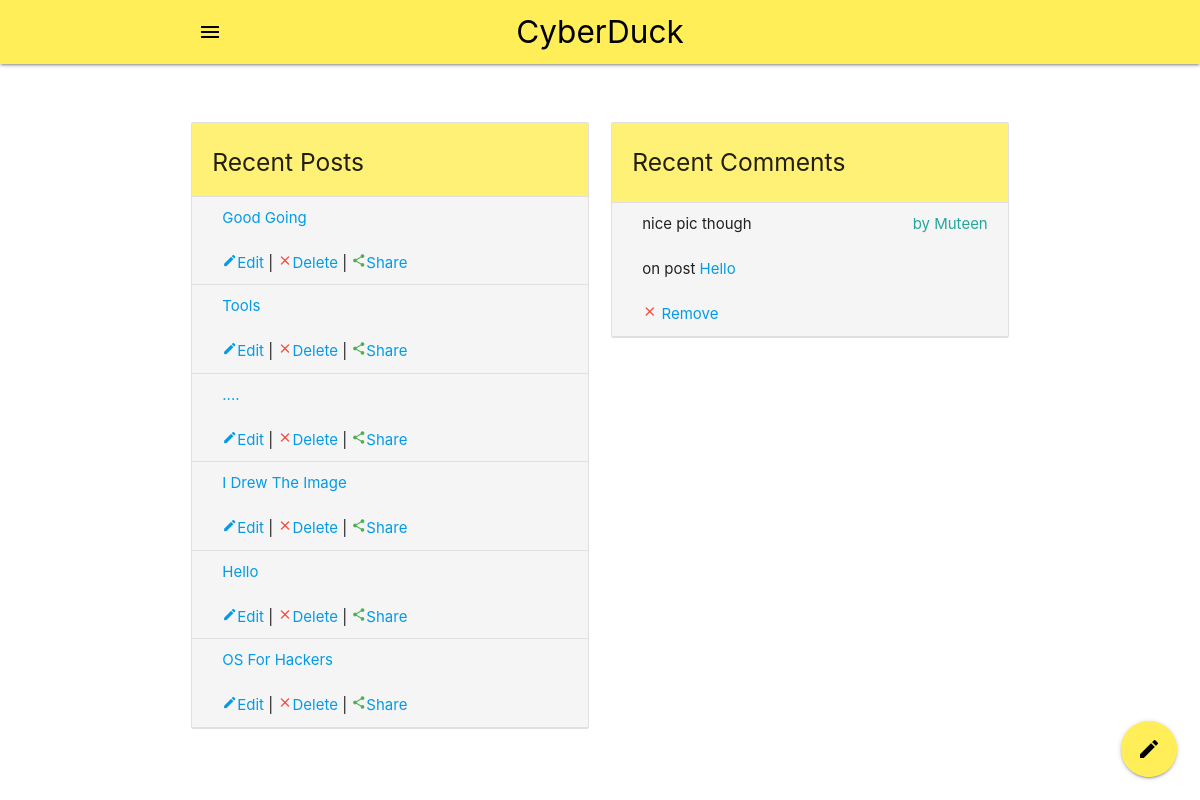
/admin/dashboard.php (signed in), run on the app's committed database.
### tables this page shows
CREATE TABLE `posts` (
  `id` int(20) NOT NULL,
  `title` varchar(255) NOT NULL,
  `content` text NOT NULL,
  `author` varchar(200) DEFAULT NULL,
  `feature_image` varchar(200) DEFAULT NULL,
  `views` int(30) NOT NULL DEFAULT 0
);

CREATE TABLE `comments` (
  `id` int(20) NOT NULL,
  `post_id` int(20) NOT NULL,
  `comment_text` text NOT NULL,
  `name` varchar(255) NOT NULL
);

### admin/dashboard.php (the view, shortened to what this page needs)
<?php
if(isset($_SESSION['mail']))
{
?>
<!DOCTYPE html>
<html lang="en">
<head>
  <link rel="stylesheet" href="../css/materialize.min.css" type="text/css">
  <link rel="stylesheet" href="../css/materialize.css" type="text/css">
  <link rel="stylesheet" href="https://cdnjs.cloudflare.com/ajax/libs/materialize/1.0.0/css/materialize.min.css">
  <link rel="stylesheet" href="https://cdnjs.cloudflare.com/ajax/libs/font-awesome/4.7.0/css/font-awesome.min.css">
  <link type="text/css" rel="stylesheet" href="css/main.css" />
</head>
<body>
  <?php
    include "includes/navbar.php";
  ?>
  <div class="container">
    <div class="row">
      <div class="col l6 m6 s12">
        <ul class="collection with-header">
          <li class="collection-header #fff176 yellow lighten-2">
            <h5>Recent Posts</h5>
          </li>
          <?php
            $mail = $_SESSION['mail'];
            $sql2 = "select * from users where email = '$mail'";
            $res2 = mysqli_query($conn, $sql2);
            $fetch = mysqli_fetch_assoc($res2);
            $user = $fetch['username'];
            $sql = "select * from posts where author = '$user' order by id desc ";
            $res = mysqli_query($conn, $sql);
            if(mysqli_num_rows($res) > 0)
            {
                $x = array(1,2,3,4,5,6);
                foreach($x as $i)
                {
                  if($i <= mysqli_num_rows($res))
                  {
                    $row = mysqli_fetch_assoc($res);
          ?>
          <li class="collection-item #f5f5f5 grey lighten-4">
            <a href="../post.php?id=<?php echo $row['id']?>"> <?php echo ucwords($row['title']); ?> </a><br><br>
            <span> <a href="edit.php?id=<?php echo $row['id']; ?>"><i class="material-icons tiny">edit</i>Edit</a> | <a
                href="#modal<?php echo $row['id']; ?>" class="delete modal-trigger"><i class="material-icons tiny red-text">clear</i>Delete</a>
              | <a href=""><i class="material-icons tiny green-text">share</i>Share</a> </span>
          </li>
          <?php
                  }
                }
            }
            else
            {
              echo "<div class = 'center red-text #f5f5f5 grey lighten-4' style = 'padding-top: 50px; padding-bottom: 50px; font-size: 20px;'>YOU DON'T HAVE ANY POSTS YET!!!</div> ";
            }
          ?>
        </ul>
      </div>
      <div class="col l6 m6 s12">
        <ul class="collection with-header">
          <li class="collection-header #fff176 yellow lighten-2">
            <h5>Recent Comments<h5>
          </li>
          <?php
          $author = $user;
          $sql3 = "select * from posts where author = '$author'";
          $res3 = mysqli_query($conn, $sql3);
          if(mysqli_num_rows($res3) > 0)
          {
            while($row3 = mysqli_fetch_assoc($res3))
            {
              $post = $row3['id'];
              $sql4 = "select * from comments where post_id = $post order by id desc limit 2";
              $res4 = mysqli_query($conn, $sql4);
              if(mysqli_num_rows($res4) > 0)
              {
                while($row4 = mysqli_fetch_assoc($res4))
                {
          ?>
          <li class="collection-item #f5f5f5 grey lighten-4">
            <?php
              echo $row4['comment_text'];
            ?>
            <span class="secondary-content"><?php echo "by ".ucwords($row4['name']); ?></span>
            <br><br>
            on post <a href="../post.php?id=<?php echo $post; ?>"><?php echo ucwords($row3['title']); ?></a>
            <br><br>
            <span><a href="#modal<?php echo $row4['id']; ?>" class="delete modal-trigger"><i class="material-icons tiny red-text">clear</i> Remove</a> </span>
          </li>
          <?php
                }
              }
            }
          }
          else
          {
            echo "<div class = 'center red-text #f5f5f5 grey lighten-4' style = 'padding-top: 50px; padding-bottom: 50px; font-size: 20px;'>YOU DON'T HAVE ANY COMMENTS YET!!!</div> ";
          }
          ?>
        </ul>
      </div>
      <div class="fixed-action-btn">
        <a href="write.php" class="btn-floating btn btn-large #ffee58 yellow lighten-1 pulse"><i
            class="material-icons black-text">edit</i></a>
      </div>
    </div>
  </div>
</body>
</html>
<?php
}
else
{
  header("Location: register.php");
}
?>

### data on the page
posts: title "Good Going"
posts: title "Tools"
posts: title "...."
posts: title "I Drew The Image"
posts: title "Hello"
posts: title "OS For Hackers"
comments: comment_text "nice pic though", name "Muteen", post.title "Hello"
